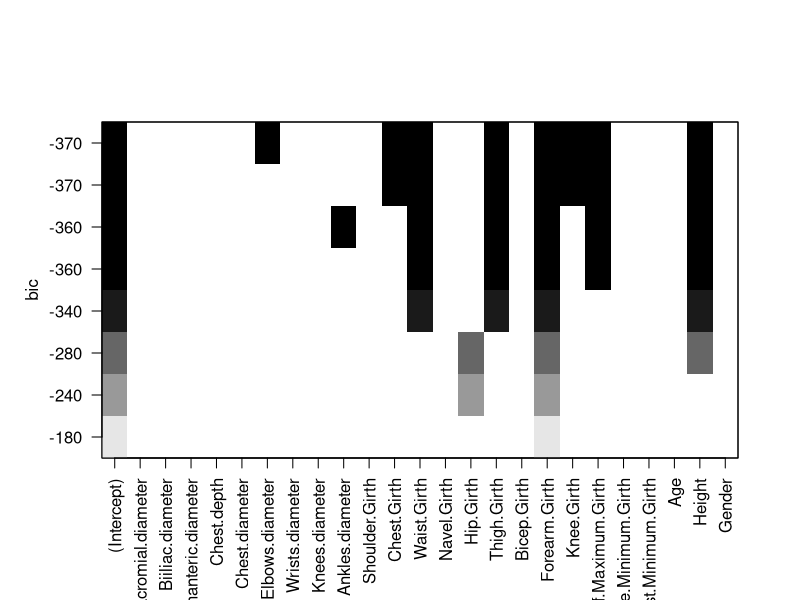

Here is the R script that generated this plot:
## ---- chunk 1
knitr::opts_chunk$set(echo = TRUE)
## ---- chunk 2
library(dplyr)
library(leaps)
library(caret)
## ---- chunk 3
datos <- read.csv2("EP09 Datos.csv")

datos$IMC <- NULL
datos[["IMC"]] <- (datos$Weight / (datos$Height/100)^2)

datos$EN <- NULL
datos[["EN"]] <- ifelse(datos$IMC >= 25, "sobrepeso", "no sobrepeso")

set.seed(20072)

con <- filter(datos, EN == "sobrepeso")
sin <- filter(datos, EN == "no sobrepeso")

muestraA <- con[sample(nrow(con), 50), ]
muestraB <- sin[sample(nrow(sin), 50), ]
muestra <- rbind(muestraA, muestraB)

# Variables a obviar (Weight, IMC, EN)
variables <- c(23, 26, 27)

variables_seleccionadas <- colnames(muestra)[-variables]

formula_reg <- as.formula(paste("Weight ~", paste(variables_seleccionadas, collapse = " + ")))

# Busqueda exhaustiva en donde se analizan 8 subconjuntos
reg_results <- regsubsets(formula_reg, data = muestra, nvmax = 8, nbest = 1)
summary(reg_results)$which

# Se grafican los modelos en donde cada valor horizontal representa uno, cada cuadro de color implica el uso de la variable en el modelo, por el principio de parsimonia se busca utilizar el que utilice menos variables, en ete caso el que posee BIC de -370 con las variables 
# Chest.Girth, Waist.Girth,Thigh.Girth, Forearm.Girth, Knee.Girth, Calf.Maximum.Girth y Height
plot(reg_results)


# Weight ~ Biacromial.diameter + Biiliac.diameter + Bitrochanteric.diameter + 
#     Chest.depth + Chest.diameter + Elbows.diameter + Wrists.diameter + 
#     Knees.diameter + Ankles.diameter + Shoulder.Girth + Chest.Girth + 
#     Waist.Girth + Navel.Girth + Hip.Girth + Thigh.Girth + Bicep.Girth + 
#     Forearm.Girth + Knee.Girth + Calf.Maximum.Girth + Ankle.Minimum.Girth + 
#     Wrist.Minimum.Girth + Age + Height + Gender



# AMIGO TECNOLOGICO A TENER EN CUENTA
# Instalar y cargar el paquete 'caret' si aún no está instalado
install.packages("caret")
library(caret)

# Seleccionar las variables basadas en el análisis de 'regsubsets'
variables_modelo <- c("Chest.Girth", "Waist.Girth", "Thigh.Girth", 
                      "Forearm.Girth", "Knee.Girth", "Calf.Maximum.Girth", "Height")

# Crear la fórmula para el modelo de regresión lineal
formula_modelo <- as.formula(paste("Weight ~", paste(variables_modelo, collapse = " + ")))

# Construir el modelo de regresión lineal múltiple
modelo_final <- lm(formula_modelo, data = muestra)

# Configuración para bootstrapping
set.seed(20072)  # Establecer la semilla para reproducibilidad
train_control <- trainControl(method = "boot", number = 1000)  # 1000 iteraciones de bootstrap

# Evaluar el modelo con bootstrapping
modelo_bootstrapped <- train(formula_modelo, data = muestra, method = "lm", trControl = train_control)

# Ver los resultados
print(modelo_bootstrapped)
